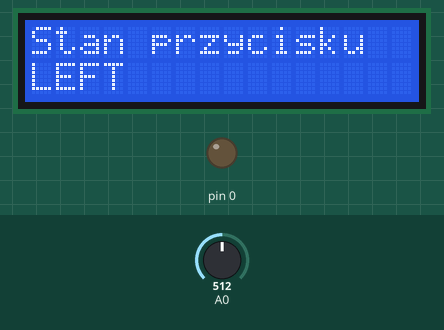
Bench run of a program on a simulated Arduino Uno, built with avr-gcc and run on an emulated ATmega328P. Parts: 16×2 character LCD, output pins drawn as LEDs (lit = HIGH). The test bench sets the inputs (shaded band); at power-on: A0 = 512.

Above: at 1.2 s.
1.3 s: A0 set to 610
At 1.7 s:
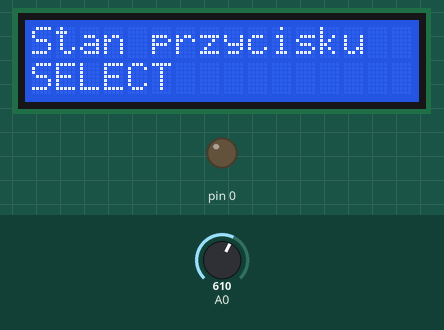
2.8 s: A0 set to 390
At 4.0 s:
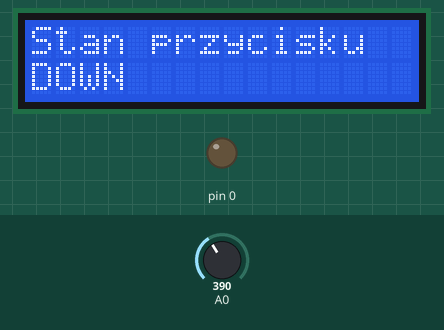
4.3 s: A0 set to 190
At 5.1 s:
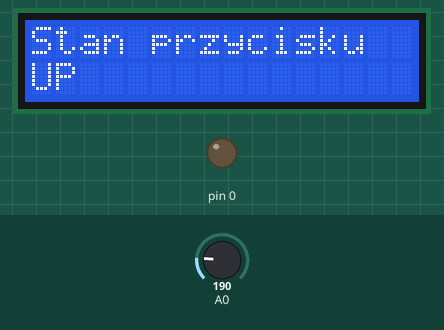
5.8 s: A0 set to 50
At 6.3 s:
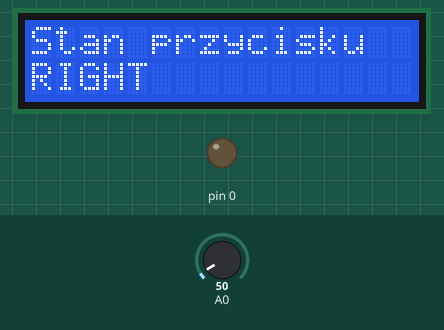
7.3 s: A0 set to 70
At 8.5 s:
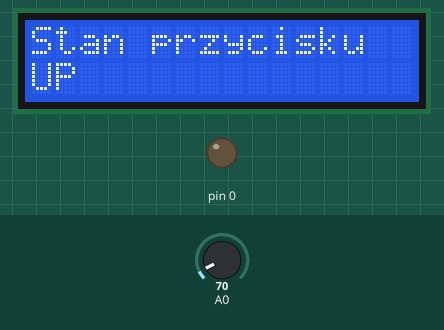
8.8 s: A0 set to 0
At 9.8 s:
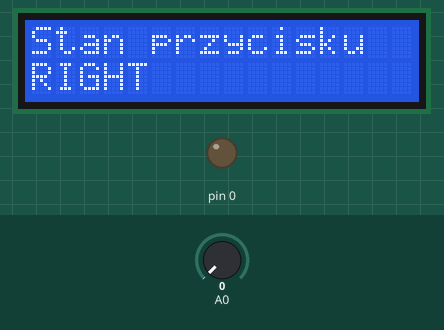
Timing chart, 0 to 11.3 s (numbered marks = the images above; inputs shaded):
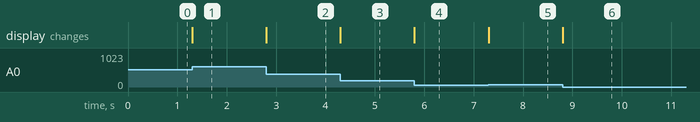

Measured:
- after the input at 1.3 s, the display: changes at once (image 1)
- after the input at 2.8 s, the display: changes at once (image 2)
- after the input at 4.3 s, the display: changes at once (image 3)
- after the input at 5.8 s, the display: changes at once (image 4)
- after the input at 7.3 s, the display: changes at once (image 5)
- after the input at 8.8 s, the display: changes at once (image 6)

The program:

main.cpp
```cpp
#include <Arduino.h>
#include <LiquidCrystal.h>

const int rs = 8, en = 9, d4 = 4, d5 = 5, d6 = 6, d7 = 7;
LiquidCrystal lcd(rs, en, d4, d5, d6, d7);

int8_t ktory_przycisk;//zmienna gdzie przechowywane jest oznaczenie przycisku

void setup() {

  lcd.begin(16,2); //lcd column and rows
  lcd.setCursor(0,0);
  lcd.print("Stan przycisku");
  pinMode(0,OUTPUT);
}

void sprawdz_przycisk(int przycisk){

  if (przycisk < 60)//right
  {
    ktory_przycisk = 4;
  }
  else if (przycisk < 200)//up
  {
    ktory_przycisk = 2;
  }

  else if (przycisk < 400)//DOWN
  {
    ktory_przycisk = 3;
  }
  else if (przycisk < 600)//LEFT
  {
    ktory_przycisk = 1;
  }
  else if (przycisk < 800)//select
  {
    ktory_przycisk = 5;
  }
  else ktory_przycisk = 0;
}

void wyswietl(int przycisk){

  lcd.setCursor(0,1);

  if (przycisk != 0)
  {
    switch (przycisk)
    {
    case 1:
      lcd.print("LEFT  ");
      break;

    case 2:
      lcd.print("UP    ");
      break;

      case 3:
      lcd.print("DOWN  ");
      break;

      case 4:
      lcd.print("RIGHT ");
      break;

      case 5:
      lcd.print("SELECT");
      break;

    default:
      break;
    }

  }
  ktory_przycisk = 0;
}

void loop() {

  sprawdz_przycisk(analogRead(0));

  wyswietl(ktory_przycisk);

  }
```
